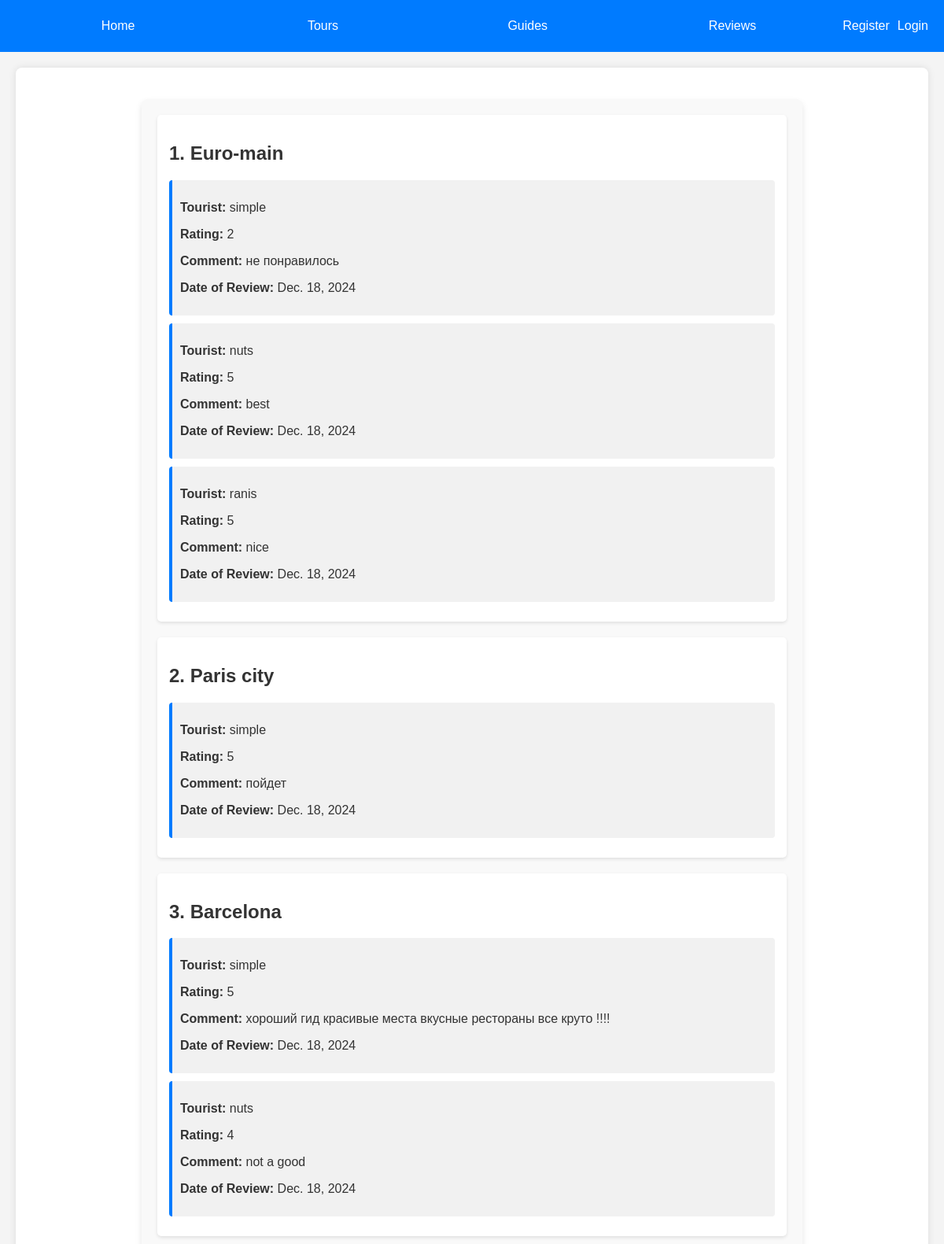
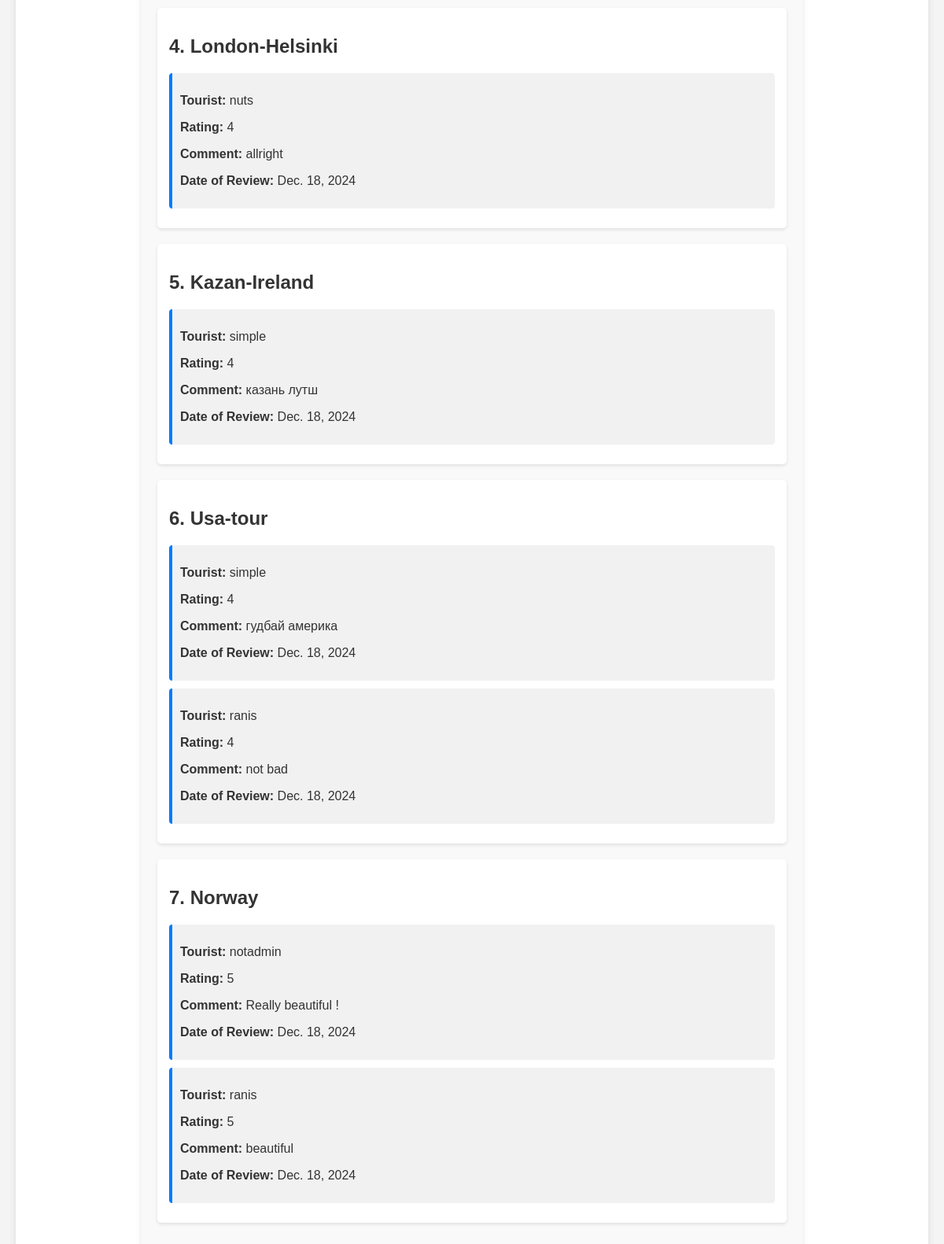
Page /tours/reviews/ on the committed database (2 pictures, top to bottom).
### tours/models.py (models this page shows, shortened)
class Tour(models.Model):
    name_tour = models.CharField(max_length = 50)
    date_of_start = models.DateField(null = True, blank = True)
    date_of_end = models.DateField(null = True, blank = True)
    description = models.TextField()
    price = models.DecimalField(max_digits=10, decimal_places=2, null=True, blank=True)

class Review(models.Model):
    tourist = models.ForeignKey(Tourist, on_delete=models.CASCADE)
    tour = models.ForeignKey(Tour, on_delete=models.CASCADE, related_name='reviews')
    rating = models.IntegerField()
    comment = models.TextField()
    date_of_review = models.DateField(auto_now_add=True)

class Tourist(models.Model):
    user = models.OneToOneField(User, on_delete=models.CASCADE, default=1)
    first_name = models.CharField(max_length=30)
    last_name = models.CharField(max_length=30)
    email = models.EmailField(unique=True)
    phone = models.CharField(max_length=15)
    date_of_birth = models.DateField(null=True, blank=True)

### tours/views.py (the view)
# urls.py: path('reviews/', views.review_list, name='review_list'),
def review_list(request):
    tours = Tour.objects.all()
    return render(request, 'reviews/review_list.html', {'tours': tours})

### tours/templates/reviews/review_list.html (shortened to what this page needs)
{% extends 'base.html' %}
{% block content %}
<div class="review-list">
    {% for tour in tours %}
        <div class="tour-item">
            <h2>{{ forloop.counter }}. {{ tour.name_tour }}</h2>
            <div class="reviews">
                {% if tour.reviews.all %}
                    {% for review in tour.reviews.all %}
                        <div class="review-item">
                            <p><strong>Tourist:</strong> {{ review.tourist.user.username }}</p>
                            <p><strong>Rating:</strong> {{ review.rating }}</p>
                            <p><strong>Comment:</strong> {{ review.comment }}</p>
                            <p><strong>Date of Review:</strong> {{ review.date_of_review }}</p>
                        </div>
                    {% endfor %}
                {% else %}
                    <p class="no-reviews">Пока нет отзывов для этого тура.</p>
                {% endif %}
            </div>
        </div>
    {% endfor %}
</div>
{% endblock %}

### tours/templates/base.html (style rules this page uses)
body { font-family: Arial, sans-serif; margin: 0; padding: 0; background-color: #f4f4f4; color: #333; }

### tours/templates/reviews/review_list.html (style rules this page uses)
.review-list { max-width: 800px; margin: 20px auto; padding: 20px; background-color: #f9f9f9; border-radius: 8px; box-shadow: 0 4px 8px rgba(0, 0, 0, 0.1); }
.tour-item { margin-bottom: 20px; padding: 15px; background-color: white; border-radius: 5px; box-shadow: 0 2px 4px rgba(0, 0, 0, 0.1); }
.reviews { margin-top: 10px; }
.review-item { border-left: 4px solid #007BFF; padding-left: 10px; margin-bottom: 10px; background-color: #f1f1f1; border-radius: 4px; padding: 10px; }

### rows in the picture
Tour: name_tour "Euro-main"
Review: tourist.user.username "simple", rating "2", comment "не понравилось", date_of_review "Dec. 18, 2024"
Review: tourist.user.username "nuts", rating "5", comment "best", date_of_review "Dec. 18, 2024"
Review: tourist.user.username "ranis", rating "5", comment "nice", date_of_review "Dec. 18, 2024"
Tour: name_tour "Paris city"
Review: tourist.user.username "simple", rating "5", comment "пойдет", date_of_review "Dec. 18, 2024"
Tour: name_tour "Barcelona"
Review: tourist.user.username "simple", rating "5", comment "хороший гид красивые места вкусные рестораны все круто !!!!", date_of_review "Dec. 18, 2024"
Review: tourist.user.username "nuts", rating "4", comment "not a good", date_of_review "Dec. 18, 2024"
Tour: name_tour "London-Helsinki"
Review: tourist.user.username "nuts", rating "4", comment "allright", date_of_review "Dec. 18, 2024"
Tour: name_tour "Kazan-Ireland"
Review: tourist.user.username "simple", rating "4", comment "казань лутш", date_of_review "Dec. 18, 2024"
Tour: name_tour "Usa-tour"
Review: tourist.user.username "simple", rating "4", comment "гудбай америка", date_of_review "Dec. 18, 2024"
Review: tourist.user.username "ranis", rating "4", comment "not bad", date_of_review "Dec. 18, 2024"
Tour: name_tour "Norway"
Review: tourist.user.username "notadmin", rating "5", comment "Really beautiful !", date_of_review "Dec. 18, 2024"
Review: tourist.user.username "ranis", rating "5", comment "beautiful", date_of_review "Dec. 18, 2024"
